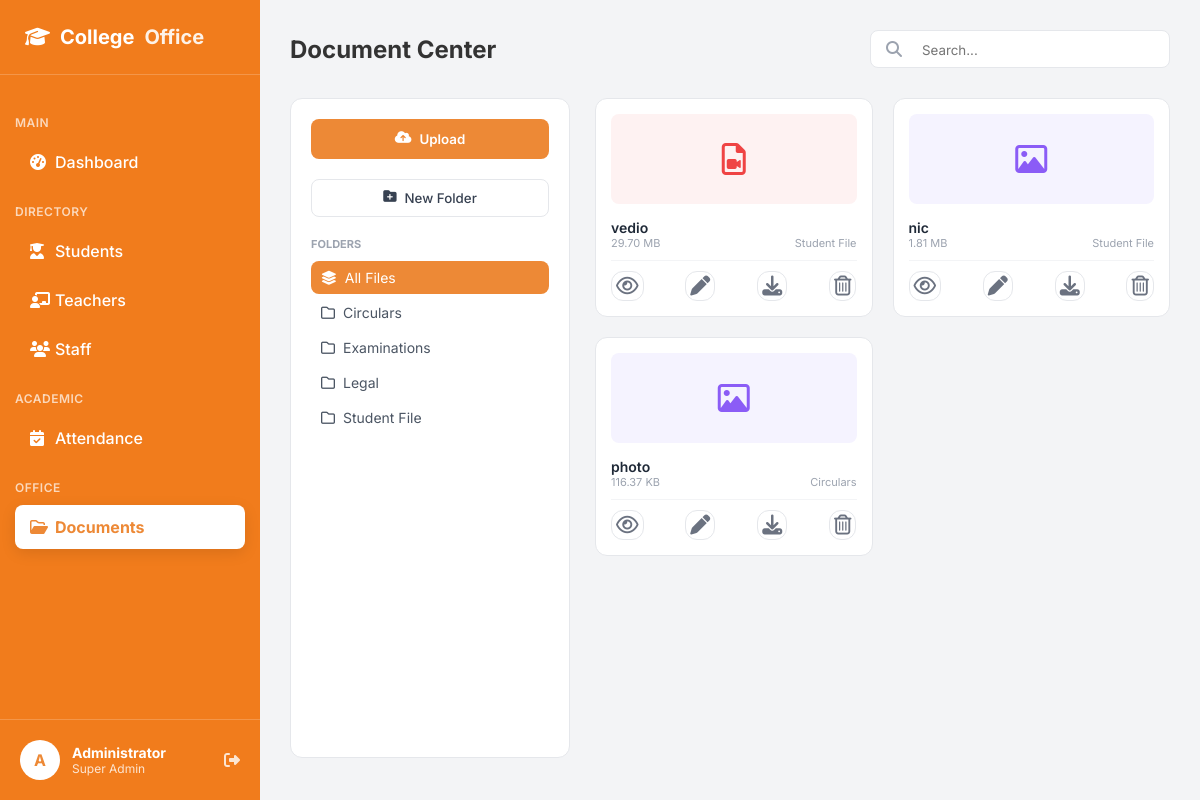
Screenshot of /documents.php (signed in) with the database file from the repository.
### tables this page shows
CREATE TABLE `categories` (
  `id` int(11) NOT NULL,
  `name` varchar(100) NOT NULL,
  `is_private` tinyint(4) DEFAULT 0
);

CREATE TABLE `documents` (
  `doc_id` int(11) NOT NULL,
  `title` varchar(100) NOT NULL,
  `file_path` varchar(255) NOT NULL,
  `uploaded_by` int(11) DEFAULT NULL,
  `uploaded_at` timestamp NOT NULL DEFAULT current_timestamp(),
  `category` varchar(50) DEFAULT 'General',
  `file_type` varchar(10) DEFAULT NULL,
  `file_size` varchar(20) DEFAULT NULL,
  `is_starred` tinyint(1) DEFAULT 0,
  `student_id` int(11) DEFAULT NULL
);

### documents.php (the view, shortened to what this page needs)
<?php
include 'db_conn.php';
$current_folder = isset($_GET['folder']) ? $_GET['folder'] : 'All';
$search_query = isset($_GET['search']) ? $_GET['search'] : '';
$folder_sql = "SELECT * FROM categories";
$folder_sql .= " ORDER BY name ASC";
$result_folders = mysqli_query($conn, $folder_sql);
$sql_docs = "SELECT * FROM documents WHERE 1=1";
$sql_docs .= " ORDER BY is_starred DESC, doc_id DESC";
$result_docs = mysqli_query($conn, $sql_docs);
?>
<!DOCTYPE html>
<html lang="en">
<head>
    <link rel="stylesheet" href="https://cdnjs.cloudflare.com/ajax/libs/font-awesome/6.4.0/css/all.min.css">
    <link rel="stylesheet" href="dashboard.css">
</head>
<body>
    <div class="dashboard-container">
        <?php $page = 'documents';
        include 'sidebar.php'; ?>
        <main class="main-content">
            <header class="top-header">
                <h2>Document Center</h2>
                <div class="search-bar" style="background:white; padding:8px 15px; border-radius:8px; border:1px solid #E5E7EB; display:flex; align-items:center; width:300px;">
                    <i class="fa-solid fa-magnifying-glass" style="color:#9CA3AF; margin-right:10px;"></i>
                    <form action="" method="GET" style="flex:1;">
                        <input type="text" name="search" placeholder="Search..." value="<?php echo htmlspecialchars($search_query); ?>" style="border:none; outline:none; width:100%;">
                    </form>
                </div>
            </header>
            <div class="doc-layout">
                <aside class="doc-sidebar">
                    <button class="btn-upload" onclick="openModal('uploadModal')"><i class="fa-solid fa-cloud-arrow-up"></i> Upload</button>
                    <button class="btn-new-folder" onclick="openModal('catModal')"><i class="fa-solid fa-folder-plus"></i> New Folder</button>
                    <div>
                        <p style="font-size:11px; font-weight:700; color:#9CA3AF; margin-bottom:10px; text-transform:uppercase;">Folders</p>
                        <ul class="folder-list">
                            <li class="folder-item <?php echo ($current_folder == 'All') ? 'active-item' : ''; ?>">
                                <a href="documents.php" class="folder-link"><i class="fa-solid fa-layer-group"></i> All Files</a>
                            </li>
                            <?php
                            if (mysqli_num_rows($result_folders) > 0) {
                                mysqli_data_seek($result_folders, 0);
                                while ($cat = mysqli_fetch_assoc($result_folders)) {
                                    $cName = $cat['name'];
                                    $isPriv = $cat['is_private'];
                                    $isActive = ($current_folder == $cName) ? 'active-item' : '';
                                    $lock = ($isPriv == 1) ? '<i class="fa-solid fa-lock" style="font-size:10px; opacity:0.5;"></i>' : '';
                                    echo "<li class='folder-item $isActive'>
                                            <a href='documents.php?folder=$cName' class='folder-link'>
                                                <i class='fa-regular fa-folder'></i> $cName $lock
                                            </a>";
                                    echo "</li>";
                                }
                            }
                            ?>
                        </ul>
                    </div>
                </aside>
                <div class="doc-grid">
                    <?php if (mysqli_num_rows($result_docs) > 0): ?>
                        <?php while ($doc = mysqli_fetch_assoc($result_docs)):
                            $ext = strtolower($doc['file_type']);
                            $bg = "type-doc";
                            $icon = "fa-file";
                            if ($ext == 'pdf') {
                                $bg = "type-pdf";
                                $icon = "fa-file-pdf";
                            } elseif (in_array($ext, ['jpg', 'jpeg', 'png', 'gif'])) {
                                $bg = "type-img";
                                $icon = "fa-image";
                            } elseif (in_array($ext, ['mp4', 'webm', 'ogg'])) {
                                $bg = "type-pdf";
                                $icon = "fa-file-video";
                            } elseif (in_array($ext, ['mp3', 'wav'])) {
                                $bg = "type-img";
                                $icon = "fa-file-audio";
                            } elseif ($ext == 'txt') {
                                $bg = "type-doc";
                                $icon = "fa-file-lines";
                            }
                        ?>
                            <div class="file-card">
                                <div class="file-icon-box <?php echo $bg; ?>" onclick="openPreview('<?php echo htmlspecialchars($doc['title'], ENT_QUOTES); ?>', 'uploads/<?php echo $doc['file_path']; ?>', '<?php echo $ext; ?>')">
                                    <i class="fa-regular <?php echo $icon; ?>"></i>
                                </div>
                                <div class="file-name" title="<?php echo $doc['title']; ?>"><?php echo $doc['title']; ?></div>
                                <div class="file-meta"><span><?php echo $doc['file_size']; ?></span><span><?php echo $doc['category']; ?></span></div>
                                <div class="file-actions">
                                    <span class="action-btn" onclick="openPreview('<?php echo htmlspecialchars($doc['title'], ENT_QUOTES); ?>', 'uploads/<?php echo $doc['file_path']; ?>', '<?php echo $ext; ?>')" title="View"><i class="fa-regular fa-eye"></i></span>
                                    <span class="action-btn" onclick="openEditModal('<?php echo $doc['doc_id']; ?>', '<?php echo addslashes($doc['title']); ?>', '<?php echo $doc['category']; ?>')" title="Edit"><i class="fa-solid fa-pen"></i></span>
                                    <a href="uploads/<?php echo $doc['file_path']; ?>" download class="action-btn" title="DL"><i class="fa-solid fa-download"></i></a>
                                    <a href="documents.php?delete_id=<?php echo $doc['doc_id']; ?>&path=<?php echo $doc['file_path']; ?>" class="action-btn" style="color:#EF4444;" onclick="return confirm('Delete?')" title="Del"><i class="fa-regular fa-trash-can"></i></a>
                                </div>
                            </div>
                        <?php endwhile; ?>
                    <?php else: ?>
                        <div style="grid-column:1/-1; text-align:center; padding:50px; color:#9CA3AF;">No files found.</div>
                    <?php endif; ?>
                </div>
            </div>
        </main>
    </div>
</body>
</html>

### sidebar.php
<aside class="sidebar">
    <div class="sidebar-header">
        <div class="logo-text">
            <i class="fa-solid fa-graduation-cap"></i> College<span>Office</span>
        </div>
    </div>
    <nav class="sidebar-menu">
        <p class="menu-label">Main</p>
        <a href="dashboard.php" class="menu-item <?php if ($page == 'dashboard') {
                                                        echo 'active';
                                                    } ?>">
            <i class="fa-solid fa-gauge-high"></i>
            Dashboard
        </a>
        <p class="menu-label">Directory</p>
        <a href="students.php" class="menu-item <?php if ($page == 'students') {
                                                    echo 'active';
                                                } ?>">
            <i class="fa-solid fa-user-graduate"></i> Students
        </a>
        <a href="#" class="menu-item <?php if ($page == 'teachers') {
                                            echo 'active';
                                        } ?>">
            <i class="fa-solid fa-chalkboard-user"></i> Teachers
        </a>
        <a href="#" class="menu-item <?php if ($page == 'staff') {
                                            echo 'active';
                                        } ?>">
            <i class="fa-solid fa-users"></i> Staff
        </a>
        <p class="menu-label">Academic</p>
        <a href="attendance.php" class="menu-item <?php if ($page == 'attendance') {
                                                        echo 'active';
                                                    } ?>">
            <i class="fa-solid fa-calendar-check"></i> Attendance
        </a>
        <p class="menu-label">Office</p>
        <a href="documents.php" class="menu-item <?php if ($page == 'documents') {
                                                        echo 'active';
                                                    } ?>">
            <i class="fa-regular fa-folder-open"></i> Documents
        </a>
    </nav>
    <div class="sidebar-footer">
        <div class="user-profile">
            <div class="user-avatar">A</div>
            <div class="user-info">
                <h4>Administrator</h4>
                <p>Super Admin</p>
            </div>
            <a href="logout.php" class="logout-btn"><i class="fa-solid fa-right-from-bracket"></i></a>
        </div>
    </div>
</aside>

### dashboard.css (style rules this page uses)
* { margin: 0; padding: 0; box-sizing: border-box; font-family: 'Inter', sans-serif; }
body { background-color: #F3F4F6; color: #333; }
.dashboard-container { display: flex; min-height: 100vh; }
.sidebar { width: 260px; background-color: #f17c1c; color: white; display: flex; flex-direction: column; position: fixed; height: 100vh; }
.sidebar-header { padding: 25px; border-bottom: 1px solid rgba(255, 255, 255, 0.2); }
.logo-text { font-size: 20px; font-weight: 700; color: white; display: flex; align-items: center; gap: 10px; }
.logo-text span { color: white; opacity: 0.9; }
.sidebar-menu { flex: 1; padding: 20px 15px; overflow-y: auto; }
.menu-label { font-size: 12px; text-transform: uppercase; margin-bottom: 10px; margin-top: 20px; font-weight: 600; letter-spacing: 0.5px; color: rgba(255, 255, 255, 0.7); }
.menu-item { display: flex; align-items: center; padding: 12px 15px; text-decoration: none; color: white; border-radius: 8px; margin-bottom: 5px; transition: all 0.3s; font-weight: 500; }
.menu-item i { width: 25px; }
.menu-item.active { background-color: white; color: #ED8936; box-shadow: 0 4px 15px rgba(0, 0, 0, 0.1); font-weight: 700; }
.sidebar-footer { padding: 20px; border-top: 1px solid rgba(255, 255, 255, 0.2); }
.user-profile { display: flex; align-items: center; gap: 12px; }
.user-avatar { width: 40px; height: 40px; background-color: white; color: #ED8936; border-radius: 50%; display: flex; justify-content: center; align-items: center; font-weight: bold; }
.user-info h4 { color: white; font-size: 14px; }
.user-info p { font-size: 12px; color: rgba(255, 255, 255, 0.8); }
.logout-btn { margin-left: auto; color: rgba(255, 255, 255, 0.8); transition: 0.2s; }
.main-content { margin-left: 260px; flex: 1; padding: 30px; }
.top-header { display: flex; justify-content: space-between; align-items: center; margin-bottom: 30px; }
.top-header h2 { font-size: 24px; font-weight: 700; }
.search-bar { background: white; padding: 10px 15px; border-radius: 8px; display: flex; align-items: center; gap: 10px; border: 1px solid #E5E7EB; width: 300px; }
.search-bar input { border: none; outline: none; width: 100%; color: #4B5563; }
.action-btn { background: white; border: 1px solid #E5E7EB; padding: 20px; border-radius: 12px; cursor: pointer; display: flex; flex-direction: column; align-items: center; gap: 10px; transition: all 0.2s; }
.action-btn i { font-size: 20px; color: #6B7280; }

### rows the page displays
categories: name "Circulars"
categories: name "Examinations"
categories: name "Legal"
categories: name "Student File"
documents: title "vedio", file_size "29.70 MB", category "Student File"
documents: title "nic", file_size "1.81 MB", category "Student File"
documents: title "photo", file_size "116.37 KB", category "Circulars"
